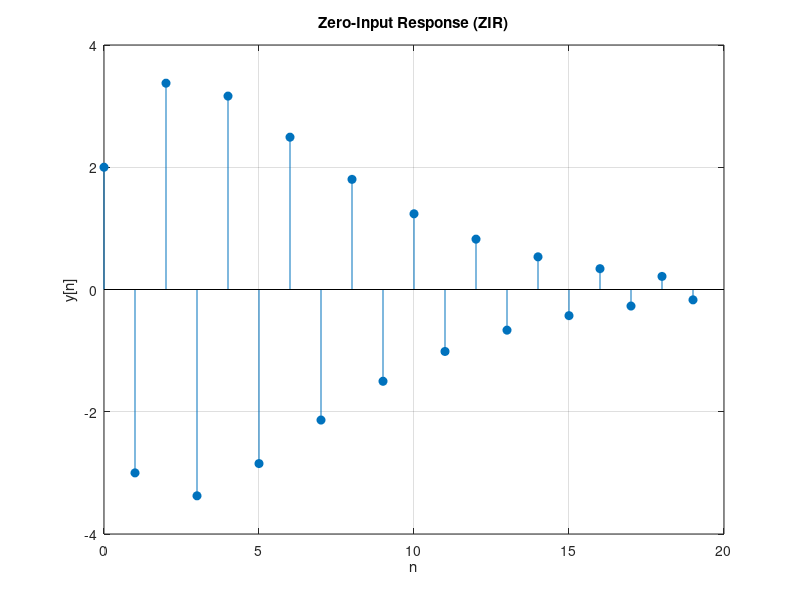

This figure's MATLAB source:

function ZIR_discrete()
    clc; clear; close all;

    % -----------------------------
    % Example: Second-order difference equation
    % y[n+2] + 1.5*y[n+1] + 0.5625*y[n] = 0
    % with initial conditions y[0] = 2, y[1] = -3
    % -----------------------------

    % Coefficients of the difference equation
    a = [1 1.5 0.5625];   % characteristic equation coefficients
    b = [0 0 0];           % zero input, so RHS is 0

    % Initial conditions
    y0 = [2, -3];          % y[0] and y[1]

    % Number of points
    N = 20;
    y = zeros(1, N);

    % Set initial conditions
    y(1:length(y0)) = y0;

    % Compute ZIR recursively
    for n = length(y0)+1:N
        y(n) = -a(2)*y(n-1) - a(3)*y(n-2);  % difference eq rearranged
    end

    % Plot ZIR
    n_vec = 0:N-1;
    stem(n_vec, y, 'filled');
    title('Zero-Input Response (ZIR)');
    xlabel('n'); ylabel('y[n]');
    grid on;
end



function impulseResponse()

    clc; clear; close all;

% -----------------------------
% Discrete-time index
% -----------------------------
n = -2:10;  % time range
N = length(n);

% -----------------------------
% Initialize output y[n] with zero initial conditions
% -----------------------------
y = zeros(N,1);

% -----------------------------
% Define the input x[n] as a discrete impulse at n=0
% -----------------------------
x = zeros(N,1);
x(3) = 1;  % delta[n], since n(3) corresponds to n=0

% -----------------------------
% Iterative computation of y[n]
% Difference equation: y[n+2] - y[n+1] + 0.24*y[n] = x[n+2] - 2*x[n+1]
% -----------------------------
for k = 1:N-2
    y(k+2) = y(k+1) - 0.24*y(k) + x(k+2) - 2*x(k+1);
end

% -----------------------------
% Plot impulse response
% -----------------------------
stem(n, y, 'filled');
xlabel('n'); ylabel('h[n]');
title('Impulse Response h[n]');
grid on;



end





function ZSR()

    clc; clear; close all;


n = -2:10;  
N = length(n);

% -----------------------------
% Example system: difference equation
% y[n+2] - y[n+1] + 0.24*y[n] = x[n+2] - 2*x[n+1]
% Compute impulse response h[n]
% -----------------------------


y = zeros(N,1);
x_imp = zeros(N,1); 
x_imp(3) = 1; % delta[n] at n=0

for k = 1:N-2
    y(k+2) = y(k+1) - 0.24*y(k) + x_imp(k+2) - 2*x_imp(k+1);
end

h = y; % impulse response


x = [0 0 1 2 3 4 5]'; % e.g., n*u(n) or any discrete signal


y_out = conv(x, h); 
n_out = 0:length(y_out)-1; 

figure;

subplot(3,1,1);
stem(0:length(x)-1, x, 'filled');
title('Input Signal x[n]');
xlabel('n'); ylabel('x[n]');
grid on;

subplot(3,1,2);
stem(n, h, 'filled');
title('Impulse Response h[n]');
xlabel('n'); ylabel('h[n]');
grid on;

subplot(3,1,3);
stem(n_out, y_out, 'filled');
title('Output y[n] = x[n] * h[n]');
xlabel('n'); ylabel('y[n]');
grid on;




end



ZSR 